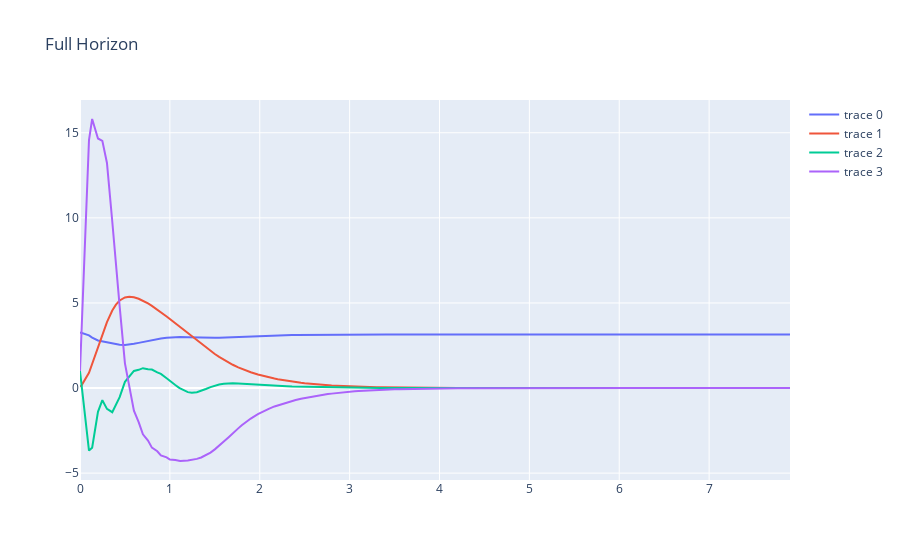

Write notebook code for a chart like this one.
### Code cell
# ctrl, S = controllers.get_lqr_controller(sys.dx,
#                                          opt['x_nom'], opt['u_nom'],
#                                          opt['lqr_Q'], opt['lqr_R'],
#                                          vf.u_lo[0], vf.u_up[0])
ctrl = controllers.get_limited_lookahead_controller(opt['sys_utils'].get_value_function(opt['offline_horizon'],
                                                                                        opt['offline_dt'],
                                                                                        dtype=opt['dtype'])[0])
x_traj_sim, t_traj_sim = controllers.sim_ctrl(opt['sim_x0'], vf.u_dim[0], sys.dx, ctrl,
                                              opt['sim_dt'], opt['sim_horizon'],
                                              opt['control_interp'])
controllers.plot_sim(t_traj_sim, x_traj_sim, "Full Horizon").show()

### Figure 1 — Plotly figure (JSON) as saved in the notebook; plotly's stock layout.template omitted (floating-point values rounded to 4 significant figures; data arrays with more than 128 entries replaced by an {"elided": "..."} marker saying what was removed)
{"data": [{"type": "scatter", "x": {"elided": "157 float values"}, "y": {"elided": "157 float values"}}, {"type": "scatter", "x": {"elided": "157 float values"}, "y": {"elided": "157 float values"}}, {"type": "scatter", "x": {"elided": "157 float values"}, "y": {"elided": "157 float values"}}, {"type": "scatter", "x": {"elided": "157 float values"}, "y": {"elided": "157 float values"}}], "layout": {"title": {"text": "Full Horizon"}}}
